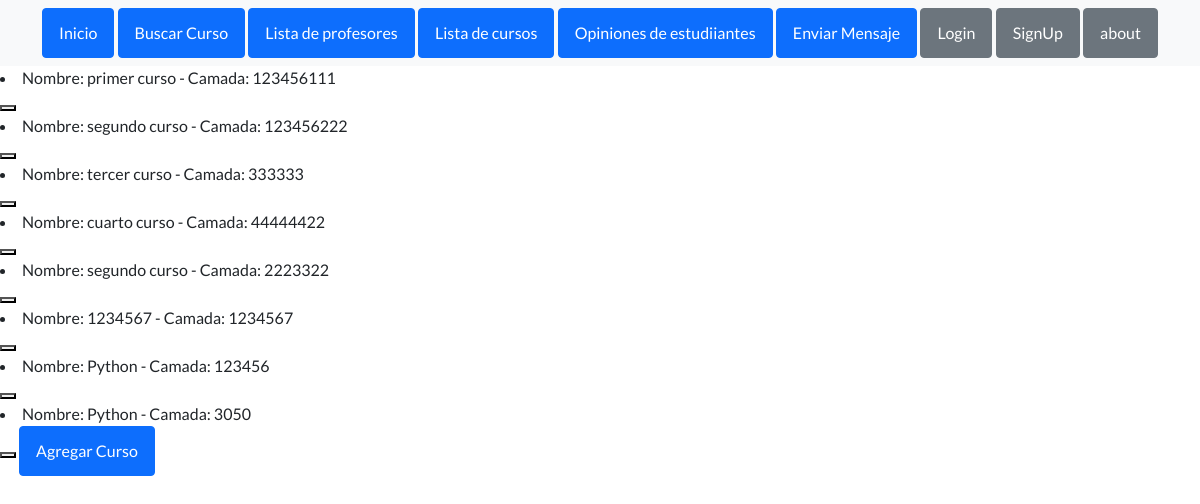
Page /mostrar_cursos/ on the earlier database version.
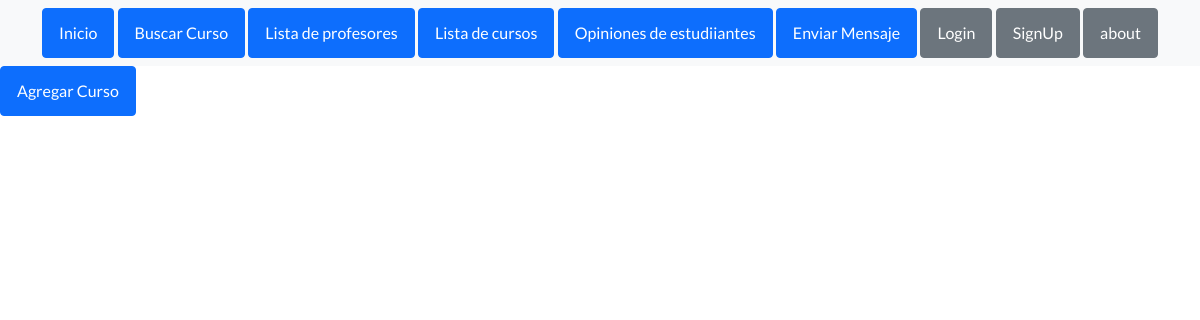
Same page on the later database version.
### appCoder/models.py (models this page shows)
class Curso(models.Model):
    nombre=models.CharField(max_length=40)
    camada=models.IntegerField()
    def __str__(self) -> str:
        return f' Nombre: {self.nombre} - Camada: {self.camada} '

### appCoder/views.py (the view)
# urls.py: path('mostrar_cursos/', mostrar_cursos, name='mostrar_cursos'),
def mostrar_cursos(request):
      cursos= Curso.objects.all()
      context = {'cursos': cursos}
      return render(request, 'mostrar_cursos.html', context=context)

### appCoder/templates/mostrar_cursos.html (shortened to what this page needs)
{% extends "index.html" %}
{%load static %}
{% block codigoDinamico %}
<body>
    {% for p in cursos %}
        <li>{{ p }}</li>
        <button>
         </button>
    {% endfor %}
</body>
<a class="btn btn-primary" href="{% url 'cursos' %}"> Agregar Curso </a>
{% endblock %}

Differences in the rows shown:
removed Curso: nombre+camada "Nombre: primer curso - Camada: 123456111"
removed Curso: nombre+camada "Nombre: segundo curso - Camada: 123456222"
removed Curso: nombre+camada "Nombre: tercer curso - Camada: 333333"
removed Curso: nombre+camada "Nombre: cuarto curso - Camada: 44444422"
removed Curso: nombre+camada "Nombre: segundo curso - Camada: 2223322"
removed Curso: nombre+camada "Nombre: 1234567 - Camada: 1234567"
removed Curso: nombre+camada "Nombre: Python - Camada: 123456"
removed Curso: nombre+camada "Nombre: Python - Camada: 3050"
